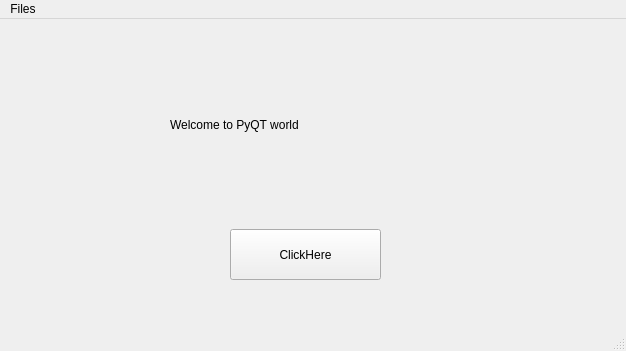
<?xml version="1.0" encoding="UTF-8"?>
<ui version="4.0">
 <class>MainWindow</class>
 <widget class="QMainWindow" name="MainWindow">
  <property name="geometry">
   <rect>
    <x>0</x>
    <y>0</y>
    <width>626</width>
    <height>351</height>
   </rect>
  </property>
  <property name="windowTitle">
   <string>MainWindow</string>
  </property>
  <widget class="QWidget" name="centralwidget">
   <widget class="QPushButton" name="button">
    <property name="geometry">
     <rect>
      <x>230</x>
      <y>210</y>
      <width>151</width>
      <height>51</height>
     </rect>
    </property>
    <property name="text">
     <string>ClickHere</string>
    </property>
   </widget>
   <widget class="QLabel" name="label">
    <property name="geometry">
     <rect>
      <x>170</x>
      <y>60</y>
      <width>281</width>
      <height>91</height>
     </rect>
    </property>
    <property name="autoFillBackground">
     <bool>false</bool>
    </property>
    <property name="text">
     <string>Welcome to PyQT world</string>
    </property>
   </widget>
  </widget>
  <widget class="QMenuBar" name="menubar">
   <property name="geometry">
    <rect>
     <x>0</x>
     <y>0</y>
     <width>626</width>
     <height>22</height>
    </rect>
   </property>
   <widget class="QMenu" name="menuFiles">
    <property name="title">
     <string>Files</string>
    </property>
    <addaction name="separator"/>
   </widget>
   <addaction name="menuFiles"/>
  </widget>
  <widget class="QStatusBar" name="statusbar"/>
 </widget>
 <tabstops>
  <tabstop>button</tabstop>
 </tabstops>
 <resources/>
 <connections/>
</ui>
